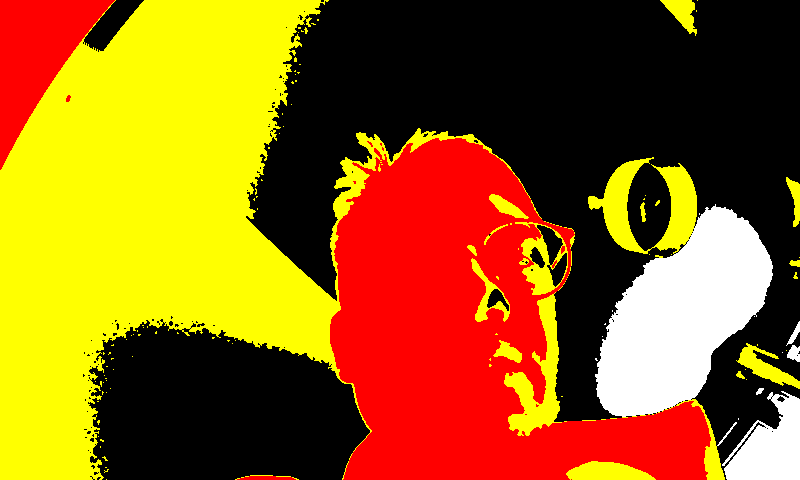
#> input picture back_up/color_book_1732820692.png, 800 x 480 px, given in place of example.jpg, which was not available
$ python post.py
#> lines starting #> are read from the running program, lines starting #| are printed output that depends on the picture; after the words box and inside, x2 and y2 are one past the last pixel; in counts of white or black regions, pixels touching at a corner belong together; pictures that were not available may be replaced by others from this repository, and a replacement may not be noted
#> further down, img is the input picture: PIL image 800x480 RGB; mean R, G, B 148.4, 96.7, 17.6
from PIL import Image, ImageOps
import numpy as np

# Input and output paths
input_image = "example.jpg"
output_colored = "custom_colored.png"

# Step 1: Resize to 800x480 without stretching
def resize_image_with_crop(image, target_width, target_height):
    # Calculate the aspect ratio of the image and the target dimensions
#> called with target_width = 800, target_height = 480
    image_aspect_ratio = image.width / image.height
#> image_aspect_ratio = 1.67
    target_aspect_ratio = target_width / target_height

    # Determine the dimensions for cropping
    if image_aspect_ratio > target_aspect_ratio:
        # Wider than target
        new_height = target_height
        new_width = int(target_height * image_aspect_ratio)
    else:
        # Taller than target
        new_width = target_width
        new_height = int(target_width / image_aspect_ratio)
#> new_height = 480

    # Resize with the new dimensions
    image = image.resize((new_width, new_height), Image.LANCZOS)

    # Center crop to target size
    left = (image.width - target_width) / 2
#> left = 0
    top = (image.height - target_height) / 2
#> top = 0
    right = left + target_width
#> right = 800
    bottom = top + target_height
#> bottom = 480

    return image.crop((left, top, right, bottom))

# Step 2: Convert to grayscale with 12 tones
def convert_to_12_grayscale(image):
    # Convert image to grayscale
    grayscale = ImageOps.grayscale(image)
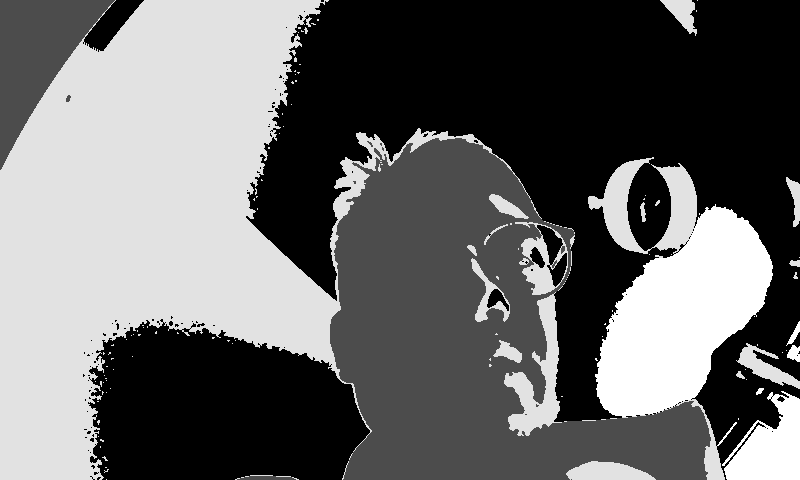
#> grayscale: PIL image 800x480 L; min 0, max 255, mean 103.1
    # Map pixel values to 12 tones
    np_image = np.array(grayscale)
    tone_step = 256 // 12
    quantized = (np_image // tone_step) * tone_step
    return Image.fromarray(quantized, mode="L")

# Step 3: Map tones to repeating colors
def map_tones_to_colors(image):
    # Define repeating color palette (red, yellow, black, white)
    palette = [
        (255, 0, 0),    # Red
        (255, 255, 0),  # Yellow
        (0, 0, 0),      # Black
        (255, 255, 255) # White
    ]

    # Get pixel data from grayscale image
    np_image = np.array(image)

    # Map each tone to a color
    tone_step = 256 // 12
    colored_array = np.zeros((np_image.shape[0], np_image.shape[1], 3), dtype=np.uint8)
    for i in range(12):
        mask = (np_image >= i * tone_step) & (np_image < (i + 1) * tone_step)
        color = palette[i % len(palette)]
        colored_array[mask] = color
#> this loop made 12 passes
#> pass 1, in map_tones_to_colors, `mask = (np_image >= i * tone_step) & (np_image < (i + 1) * tone_step)`:
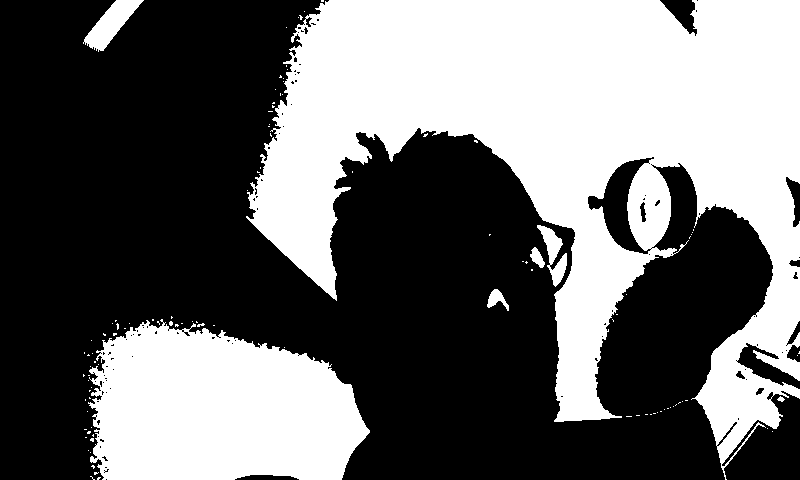
#> mask: shape (480, 800) bool; 41.8% white; 107 white regions (100 under 20 px), largest, box (x1, y1, x2, y2) and area: (246, 0, 800, 480) 122630, (88, 319, 370, 480) 35028, (83, 0, 144, 52) 1326
#> after the loop:
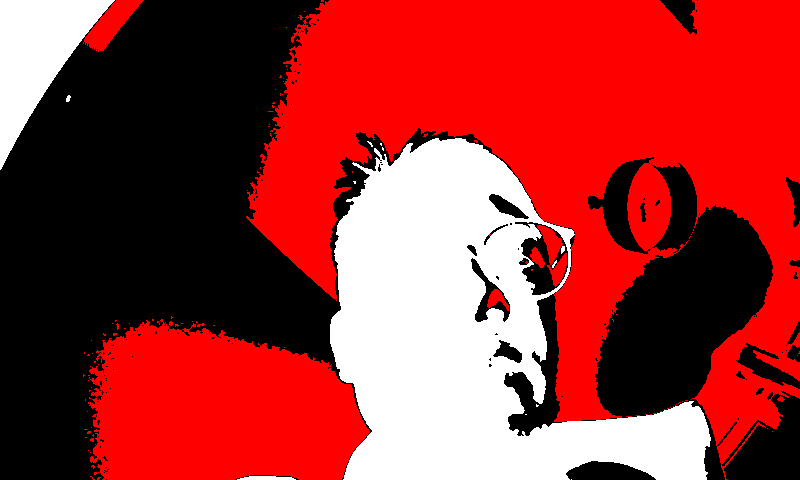
#> colored_array: shape (480, 800, 3); mean of channels 0, 1, 2 158.3, 51.7, 51.7; drawn as R, G, B

    # Create a new RGB image from the colored array
    return Image.fromarray(colored_array, mode="RGB")

# Main process
if __name__ == "__main__":
    # Load the image
    img = Image.open(input_image)

    # Step 1: Resize without stretching
    img_resized = resize_image_with_crop(img, 800, 480)

    # Step 2: Convert to 12 grayscale tones
    img_12_tones = convert_to_12_grayscale(img_resized)

    # Step 3: Map tones to repeating colors
    img_colored = map_tones_to_colors(img_12_tones)
    img_colored.save(output_colored)

    print("Processing complete. Colored image saved as:", output_colored)

$ run again, on back_up/color_book_1732820784.png
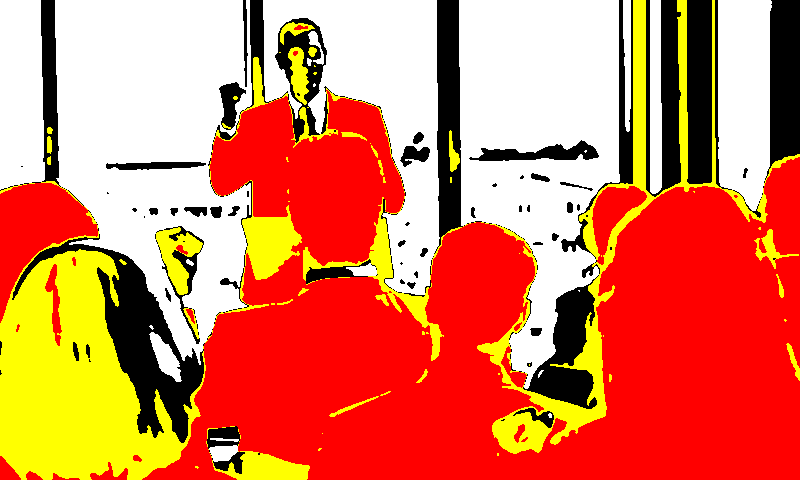
#> input picture back_up/color_book_1732820784.png, 800 x 480 px, given in place of example.jpg, which was not available
#> img is the input picture: PIL image 800x480 RGB; mean R, G, B 222.5, 122.6, 86.9
#> the loop in map_tones_to_colors, `for i in range(12):` made 12 passes
#> pass 1, in map_tones_to_colors, `mask = (np_image >= i * tone_step) & (np_image < (i + 1) * tone_step)`:
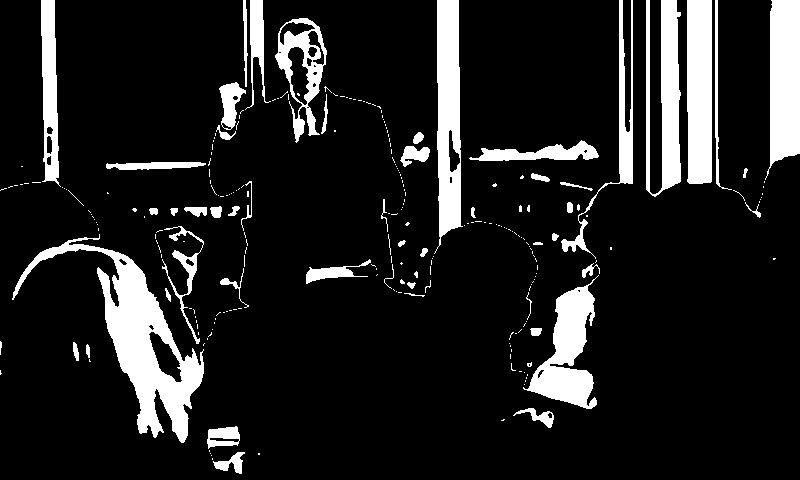
#> mask: shape (480, 800) bool; 12.8% white; 257 white regions (204 under 20 px), largest, box (x1, y1, x2, y2) and area: (12, 234, 204, 443) 9366, (434, 0, 463, 254) 4936, (765, 0, 800, 180) 4754
#> after the loop in map_tones_to_colors, `for i in range(12):`:
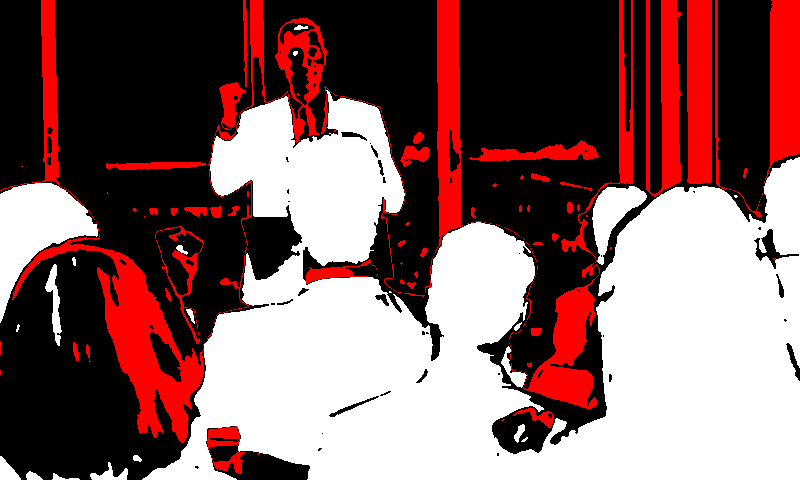
#> colored_array: shape (480, 800, 3); mean of channels 0, 1, 2 132.4, 99.9, 99.9; drawn as R, G, B
